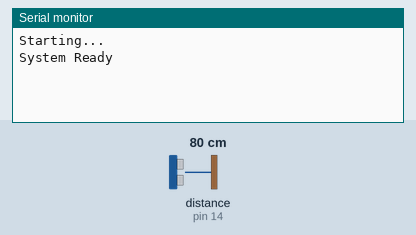
A sketch run on a simulated Arduino Uno, built for the host (arithmetic inside an expression is 32-bit, double 64-bit). Parts: the last lines printed to the serial monitor. Wiring (inferred from the names in the program): ultrasonic range finder: trigger pin 12; echo pin 14. The test bench sets the inputs (shaded band); at power-on: distance to the obstacle (sensor on pin 14) 80 cm. The echo pulse lasts 58.3 µs per cm.

Above: at 3.8 s.
3.9 s: distance to the obstacle (sensor on pin 14) set to 9 cm
At 4.7 s:
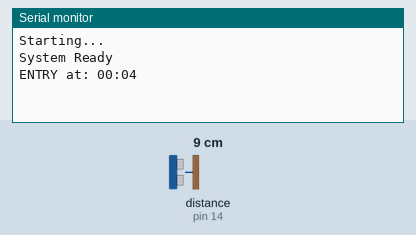
5.5 s: distance to the obstacle (sensor on pin 14) set to 2 cm
At 6.5 s:
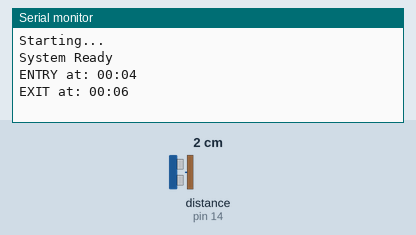

The sketch:

Ultrasonic_flash1simulatot.ino
```cpp
#include <SPI.h>
#define CS 5
#define TRIG 12
#define ECHO 14

bool objectPresent = false;

unsigned long lastChangeTime = 0;
const int debounceDelay = 2000; // strong debounce

int entryCount = 0;
unsigned long address = 0;

// ignore first few seconds after startup
bool systemReady = false;

// ---------- FLASH ----------

void writeEnable() {
  digitalWrite(CS, LOW);
  SPI.transfer(0x06);
  digitalWrite(CS, HIGH);
}

void writeByte(uint32_t addr, byte data) {
  writeEnable();

  digitalWrite(CS, LOW);
  SPI.transfer(0x02);
  SPI.transfer((addr >> 16) & 0xFF);
  SPI.transfer((addr >> 8) & 0xFF);
  SPI.transfer(addr & 0xFF);
  SPI.transfer(data);
  digitalWrite(CS, HIGH);

  delay(3);
}

byte readByte(uint32_t addr) {
  digitalWrite(CS, LOW);
  SPI.transfer(0x03);
  SPI.transfer((addr >> 16) & 0xFF);
  SPI.transfer((addr >> 8) & 0xFF);
  SPI.transfer(addr & 0xFF);
  byte data = SPI.transfer(0x00);
  digitalWrite(CS, HIGH);
  return data;
}

void writeLog(String msg) {
  for (int i = 0; i < msg.length(); i++) {
    writeByte(address++, msg[i]);
  }
  writeByte(address++, '\n');
}

void readLogs() {
  Serial.println("\n==== FLASH LOG ====");
  for (uint32_t i = 0; i < address; i++) {
    Serial.print((char)readByte(i));
  }
  Serial.println("\n==== END ====");
}

// ---------- SENSOR ----------

float getDistance() {
  digitalWrite(TRIG, LOW);
  delayMicroseconds(2);

  digitalWrite(TRIG, HIGH);
  delayMicroseconds(10);
  digitalWrite(TRIG, LOW);

  long duration = pulseIn(ECHO, HIGH, 30000);
  return duration * 0.034 / 2;
}

// stable reading
float getStableDistance() {
  float sum = 0;
  for (int i = 0; i < 5; i++) {
    sum += getDistance();
    delay(5);
  }
  return sum / 5.0;
}

// ---------- TIME ----------

String getTime() {
  unsigned long sec = millis() / 1000;

  int min = sec / 60;
  int s = sec % 60;

  char buf[10];
  sprintf(buf, "%02d:%02d", min, s);

  return String(buf);
}

// ---------- SETUP ----------

void setup() {
  Serial.begin(115200);

  pinMode(TRIG, OUTPUT);
  pinMode(ECHO, INPUT);

  pinMode(CS, OUTPUT);
  digitalWrite(CS, HIGH);

  SPI.begin(18, 19, 23, CS);

  Serial.println("Starting...");
}

// ---------- LOOP ----------

void loop() {

  unsigned long now = millis();


  if (!systemReady) {
    if (now > 3000) {
      systemReady = true;
      Serial.println("System Ready");
    }
    return;
  }

  float d = getStableDistance();
  bool inRange = (d > 5 && d < 30);

  // ENTRY
  if (inRange && !objectPresent && (now - lastChangeTime > debounceDelay)) {
    objectPresent = true;
    lastChangeTime = now;
    entryCount++;

    String msg = "ENTRY at: " + getTime();
    Serial.println(msg);
    writeLog(msg);

    if (entryCount >= 10) {
      Serial.println("\n>>> 10 Objects Detected! Reading Flash...\n");
      readLogs();
      entryCount = 0;
    }
  }

  // EXIT
  else if (!inRange && objectPresent && (now - lastChangeTime > debounceDelay)) {
    objectPresent = false;
    lastChangeTime = now;

    String msg = "EXIT at: " + getTime();
    Serial.println(msg);
    writeLog(msg);
  }

  delay(1000);
}
```

Measured:
- after the input at 3.9 s, the serial monitor: prints a new line after 0.18 s (image 1)
- after the input at 5.5 s, the serial monitor: prints a new line after 0.69 s (image 2)
